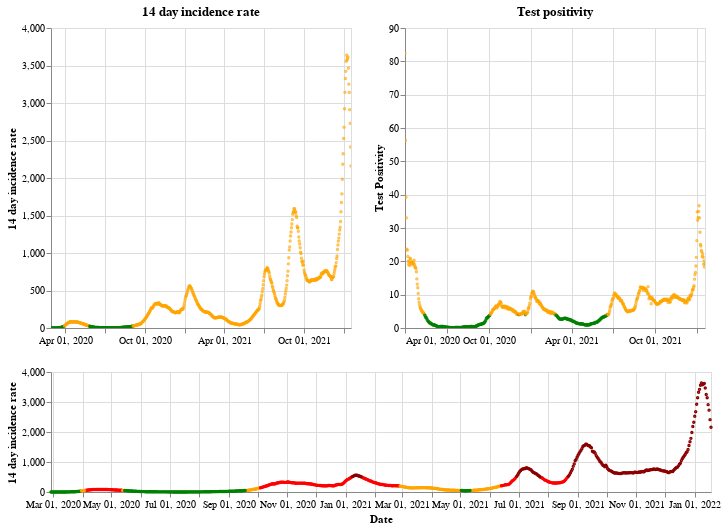

Notebook code for this chart:
### Markdown cell above
## Scotland

### Code cell
plot_traffic_light('Scotland')

### Figure 1 — Vega-Lite specification as saved in the notebook (floating-point values rounded to 4 significant figures; data arrays with more than 128 entries replaced by an {"elided": "..."} marker saying what was removed)
{"config": {"view": {"continuousWidth": 400, "continuousHeight": 300}}, "vconcat": [{"hconcat": [{"mark": {"type": "point", "size": 2}, "encoding": {"color": {"condition": {"value": "green", "test": "(datum.twoWeeklyCasesRate <= 25)"}, "value": "orange"}, "tooltip": [{"type": "nominal", "field": "areaName"}, {"type": "temporal", "field": "date"}, {"type": "quantitative", "field": "twoWeeklyCasesRate"}, {"type": "quantitative", "field": "testPositivity"}], "x": {"type": "temporal", "axis": {"title": ""}, "field": "date", "scale": {"domain": {"selection": "DateBrush"}}, "timeUnit": "yearmonthdate"}, "y": {"type": "quantitative", "axis": {"title": "14 day incidence rate"}, "field": "twoWeeklyCasesRate"}}, "title": "14 day incidence rate", "width": 300}, {"mark": {"type": "point", "size": 2}, "encoding": {"color": {"condition": {"value": "green", "test": "(datum.testPositivity <= 4)"}, "value": "orange"}, "tooltip": [{"type": "nominal", "field": "areaName"}, {"type": "temporal", "field": "date"}, {"type": "quantitative", "field": "twoWeeklyCasesRate"}, {"type": "quantitative", "field": "testPositivity"}], "x": {"type": "temporal", "axis": {"title": ""}, "field": "date", "scale": {"domain": {"selection": "DateBrush"}}, "timeUnit": "yearmonthdate"}, "y": {"type": "quantitative", "axis": {"title": "Test Positivity"}, "field": "testPositivity"}}, "title": "Test positivity", "width": 300}]}, {"layer": [{"mark": {"type": "point", "size": 2}, "encoding": {"color": {"condition": {"value": "orange", "test": "(((datum.testPositivity < 4) && (datum.twoWeeklyCasesRate >= 50)) && (datum.twoWeeklyCasesRate < 200))"}, "value": "red"}, "opacity": {"condition": {"value": 1, "test": "((datum.twoWeeklyCasesRate >= 50) && (datum.twoWeeklyCasesRate < 500))"}, "value": 0}, "tooltip": [{"type": "nominal", "field": "areaName"}, {"type": "temporal", "field": "date"}, {"type": "quantitative", "field": "twoWeeklyCasesRate"}, {"type": "quantitative", "field": "testPositivity"}], "x": {"type": "temporal", "axis": {"title": "Date"}, "field": "date", "timeUnit": "yearmonthdate"}, "y": {"type": "quantitative", "axis": {"title": "14 day incidence rate"}, "field": "twoWeeklyCasesRate"}}, "selection": {"DateBrush": {"type": "interval", "encodings": ["x"], "fields": ["Time"]}}}, {"mark": {"type": "point", "size": 2}, "encoding": {"color": {"value": "darkred"}, "opacity": {"condition": {"value": 1, "test": "(datum.twoWeeklyCasesRate >= 500)"}, "value": 0}, "tooltip": [{"type": "nominal", "field": "areaName"}, {"type": "temporal", "field": "date"}, {"type": "quantitative", "field": "twoWeeklyCasesRate"}, {"type": "quantitative", "field": "testPositivity"}], "x": {"type": "temporal", "axis": {"title": "Date"}, "field": "date", "timeUnit": "yearmonthdate"}, "y": {"type": "quantitative", "axis": {"title": "14 day incidence rate"}, "field": "twoWeeklyCasesRate"}}}, {"mark": {"type": "point", "size": 2}, "encoding": {"color": {"condition": {"value": "green", "test": "((datum.testPositivity < 4) && (datum.twoWeeklyCasesRate < 50))"}, "value": "orange"}, "opacity": {"condition": {"value": 1, "test": "(datum.twoWeeklyCasesRate < 50)"}, "value": 0}, "tooltip": [{"type": "nominal", "field": "areaName"}, {"type": "temporal", "field": "date"}, {"type": "quantitative", "field": "twoWeeklyCasesRate"}, {"type": "quantitative", "field": "testPositivity"}], "x": {"type": "temporal", "axis": {"title": "Date"}, "field": "date", "timeUnit": "yearmonthdate"}, "y": {"type": "quantitative", "axis": {"title": "14 day incidence rate"}, "field": "twoWeeklyCasesRate"}}}], "height": 120, "width": 660}], "data": {"name": "data-82f30977cec5e6831a937140c2c2242e"}, "$schema": "https://vega.github.io/schema/vega-lite/v4.8.1.json", "datasets": {"data-82f30977cec5e6831a937140c2c2242e": {"elided": "691 records"}}}
